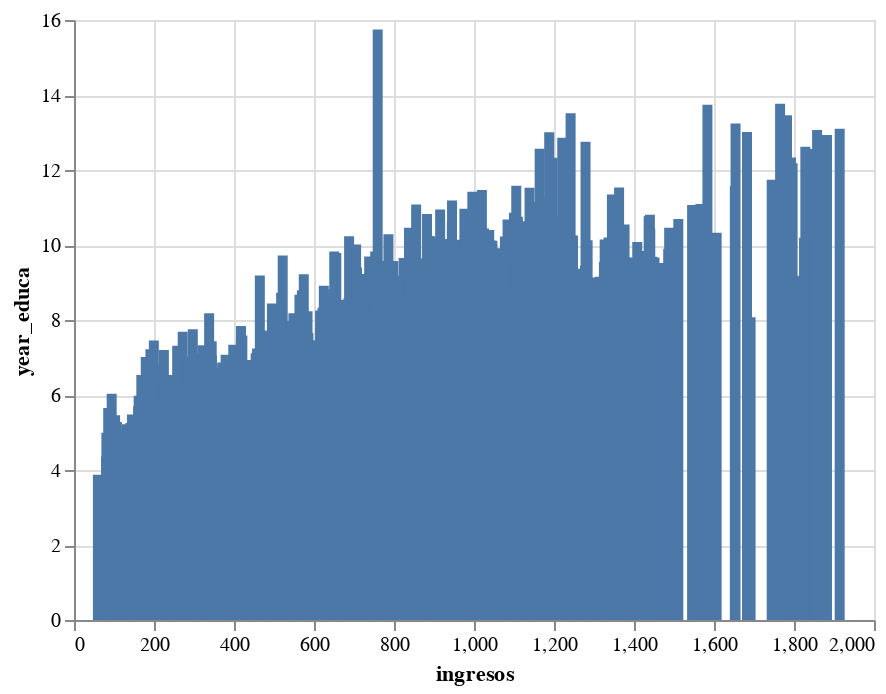

The notebook cell saved with this chart:
### Code cell
# GRÁFICO DE BARRAS

alt.Chart(idh_distrital).mark_bar().encode(
y = alt.Y("year_educa"),
x = alt.X("ingresos"))

### Figure 1 — Vega-Lite specification as saved in the notebook (floating-point values rounded to 4 significant figures; data arrays with more than 128 entries replaced by an {"elided": "..."} marker saying what was removed)
{"config": {"view": {"continuousWidth": 400, "continuousHeight": 300}}, "data": {"name": "data-e907420feacde7dd61cf1775afa02c11"}, "mark": "bar", "encoding": {"x": {"field": "ingresos", "type": "quantitative"}, "y": {"field": "year_educa", "type": "quantitative"}}, "$schema": "https://vega.github.io/schema/vega-lite/v4.17.0.json", "datasets": {"data-e907420feacde7dd61cf1775afa02c11": {"elided": "1874 records"}}}
